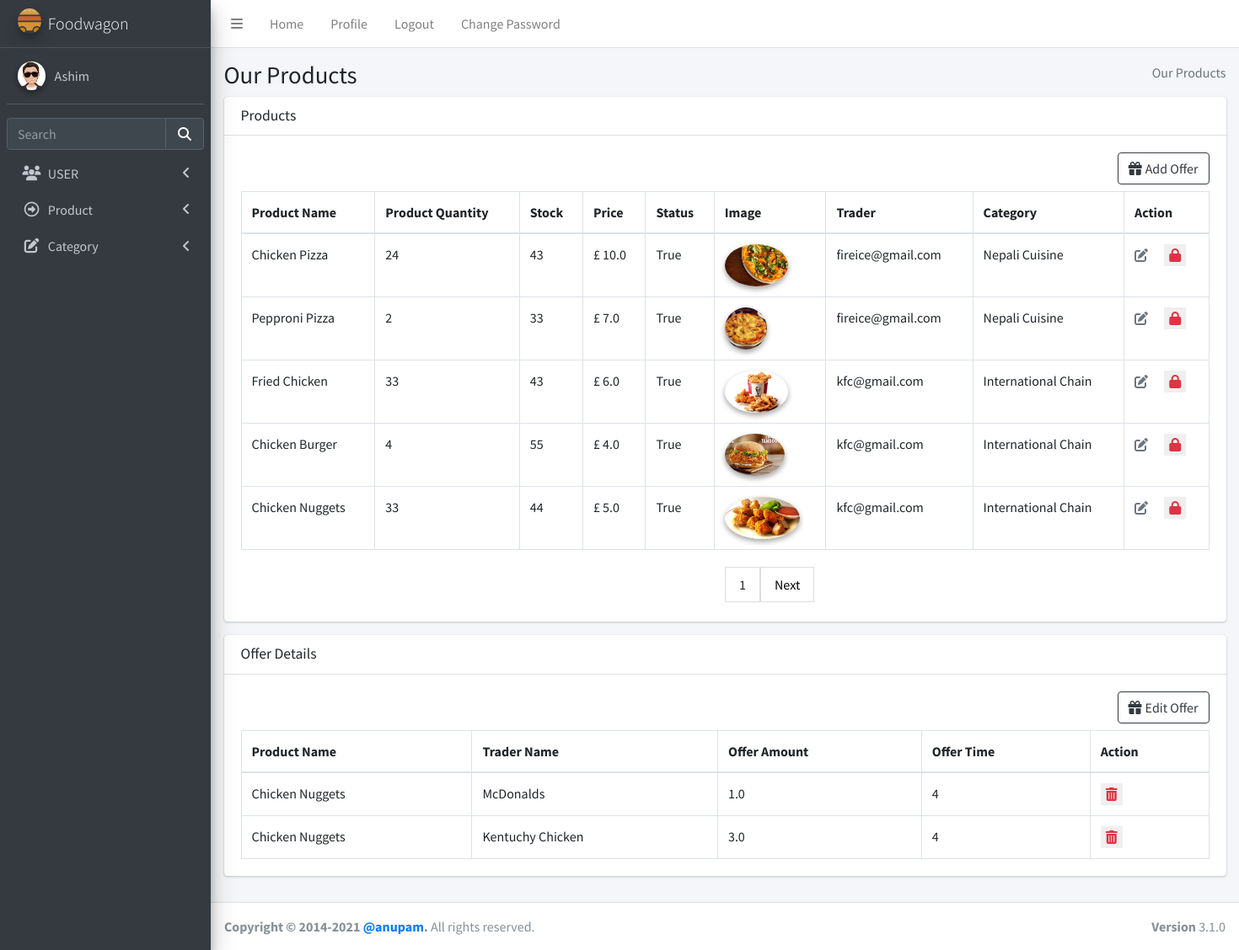
/product/productread/ (signed in), run on an earlier commit of the app's database.
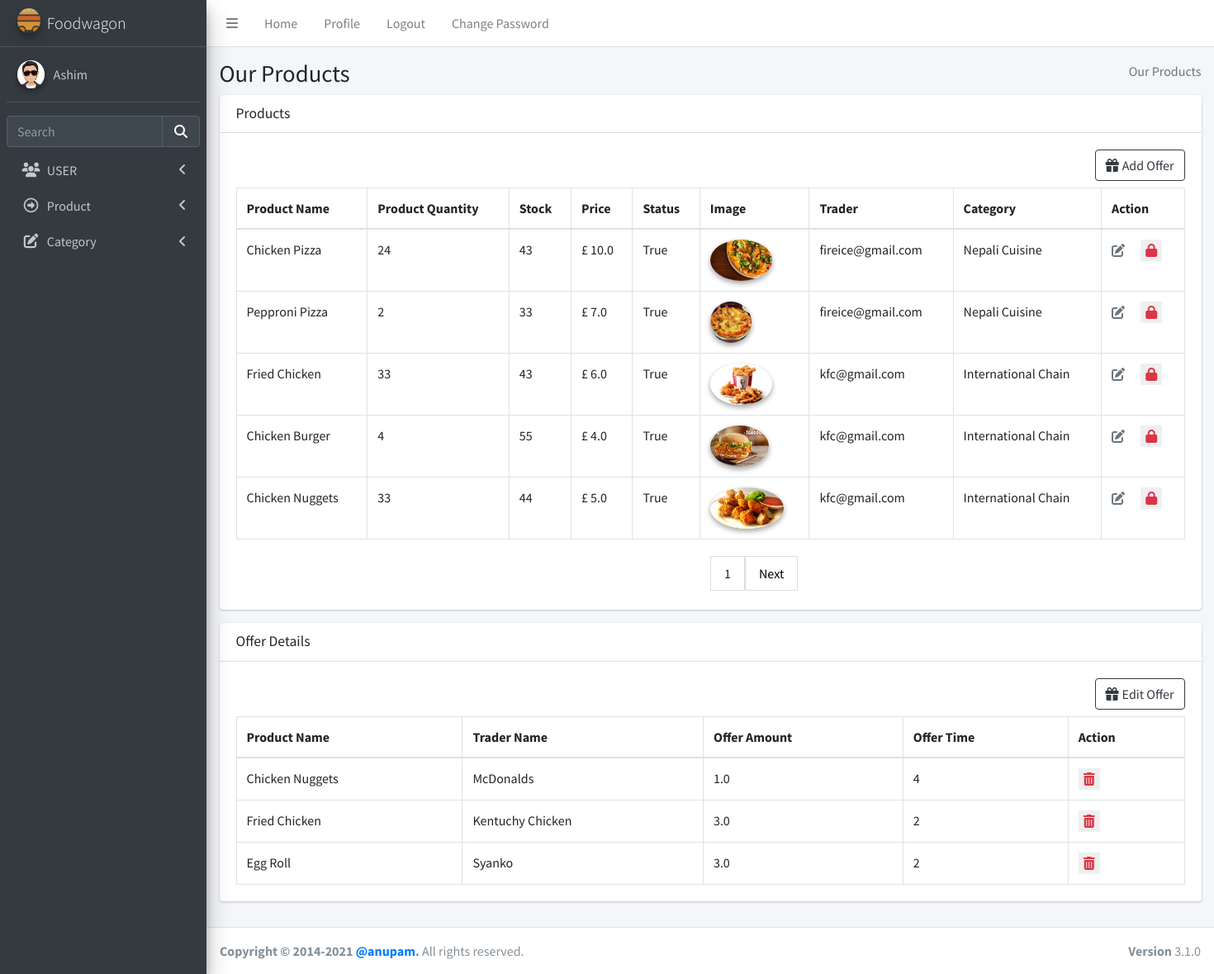
And on a later commit of the database.
### login/models.py (models this page shows, shortened)
class User(AbstractBaseUser):
    email = models.EmailField(max_length=255, unique=True, default="a@gmail.com")
    address = models.TextField(max_length=30, blank=True)
    first_name = models.TextField(max_length=30, blank=True, default="eg aster")
    last_name = models.TextField(max_length=30, blank=True)
    is_staff = models.BooleanField(default=False)  # non super-user
    is_active = models.BooleanField(default=False)
    admin = models.BooleanField(default=False)  # a superuser
    last_login = models.DateTimeField(blank=True, null=True, verbose_name="last login")
    profile_pic = models.ImageField(blank=True, null=True, upload_to="images/user/")
    USERNAME_FIELD = "email"
    def __str__(self):
        return self.email
    objects = UserManager()

### product/models.py (models this page shows, shortened)
class Product(models.Model):
    name = models.CharField(max_length=100)
    quantity = models.CharField(max_length=10)
    stock = models.IntegerField()
    price = models.FloatField(max_length=100)
    image = models.ImageField(upload_to="images/food/")
    trader = models.ForeignKey(User, on_delete=models.CASCADE)
    status = models.BooleanField(default=True)
    category = models.ForeignKey(Categories, on_delete=models.CASCADE)
    class Meta:
        unique_together = ("name", "trader")

class Categories(models.Model):
    name = models.CharField(max_length=100, default="street food", unique=True)
    status = models.BooleanField(default=True)
    def __str__(self):
        return self.name

class Offer(models.Model):
    offer_amount = models.DecimalField(max_digits=5, decimal_places=1)
    trader_offer = models.ForeignKey(User, on_delete=models.CASCADE)
    product_offer = models.ForeignKey(Product, on_delete=models.CASCADE)
    offer_time = models.IntegerField()

### product/views.py (the view, shortened to what this page needs)
# urls.py: path("productread/", views.ProductView.as_view(), name="productread"),
class ProductView(TemplateView):
    template_name = "admin/productread.html"
    def get(self, request):
        semail = request.session["user"]
        verifyUser = users.objects.filter(email=semail).first()
        if verifyUser.admin:
            product = Product.objects.all()
            offer = Offer.objects.all()
            paginator = Paginator(product, 5)
            page_number = request.GET.get("page")
            page_obj = paginator.get_page(page_number)
            return render(
                request,
                self.template_name,
                {"product": page_obj, "product_offer": product, "offer": offer},
            )

### templates/admin/productread.html (shortened to what this page needs)
{%extends "admin/base.html" %} {% load static %}
{% block csspart %}
<link rel="stylesheet" href="{% static 'plugins/fontawesome-free/css/all.min.css' %}">
<link rel="stylesheet" href="{% static 'plugins/datatables-bs4/css/dataTables.bootstrap4.min.css' %}">
<link rel="stylesheet" href="{% static 'plugins/datatables-responsive/css/responsive.bootstrap4.min.css' %}">
<link rel="stylesheet" href="{% static 'dist/css/adminlte.min.css' %}">
</head>
{% endblock csspart %}
{%block bodycontent%}
<body class="hold-transition sidebar-mini">
  <div class="wrapper">
    <div class="content-wrapper">
      <section class="content-header">
        <div class="container-fluid">
          <div class="row mb-2">
            <div class="col-sm-6">
              <h1>Our Products</h1>
            </div>
            <div class="col-sm-6">
              <ol class="breadcrumb float-sm-right">
                <li class="breadcrumb-item active">Our Products</li>
              </ol>
            </div>
          </div>
        </div>
        {% if product %}
        <section class="content">
          <div class="container-fluid">
            <div class="row">
              <div class="col-12">
                <div class="card">
                  <div class="card-header">
                    <h3 class="card-title">Products</h3>
                  </div>
                  <div class="card-body">
                    <div class="mb-2 d-flex justify-content-end btn-color">
                      <a href="" class="btn btn-outline-dark " data-toggle="modal" data-target="#exampleModalCenter"><i
                          class="fas fa-gift mr-1"></i>Add Offer</a>
                    </div>
                    <table id="example2" class="table table-bordered table-hover">
                      <thead>
                        <tr>
                          <th>Product Name</th>
                          <th>Product Quantity</th>
                          <th>Stock</th>
                          <th>Price</th>
                          <th>Status</th>
                          <th>Image</th>
                          {% if user.admin%}
                          <th>Trader</th>
                          {%endif%}
                          <th>Category</th>
                          <th>Action</th>
                        </tr>
                      </thead>
                      <tbody>
                        {% for products in product %}
                        <tr>
                          <td>{{products.name}}</td>
                          <td>{{products.quantity}}</td>
                          <td>{{products.stock}}</td>
                          <td>£ {{products.price}}</td>
                          <td>{{products.status}}</td>
                          <td>
                            <img src="{{products.image.url}}" class="img-circle elevation-2" alt="User Image" />
                          </td>
                          {% if user.admin%}
                          <td>{{products.trader}}</td>
                          {%endif%}
                          <td>{{products.category}}</td>
                          <td>
                            {%if products.trader.is_active %}
                            <a class="mr-3 text-muted" href="{% url 'product:updateproduct' products.id %}"
                              title="Edit"><i class="fas fa-edit"></i></a>
                            <form action="{% url 'product:deleteproduct' products.id %}" method="POST" class=d-inline>
                              {%if products.status %}
                              <button type="submit"><i class="fas fa-lock text-danger"></i></button>
                              {%else%}
                              <button type="submit"><i class="fas fa-lock-open text-danger"></i></button>
                              {%endif%}
                            </form>
                            {%endif%}
                          </td>
                        </tr>
                        {% endfor%}
                      </tbody>
                    </table>
                  </div>
                  <div class="pagination">
                    <span>
                      <a><span>{{product.number}}</span></a>
                      {%if product.has_next%}
                      <a href="?page={{product.next_page_number}}"> Next </a>
                      {%endif%}
                    </span>
                  </div>
                </div>
              </div>
            </div>
          </div>
        </section>
        {% if offer %}
        <section class="content">
          <div class="container-fluid">
            <div class="row">
              <div class="col-12">
                <div class="card">
                  <div class="card-header">
                    <h3 class="card-title">Offer Details</h3>
                  </div>
                  <div class="card-body">
                    <div class="mb-2 d-flex justify-content-end btn-color">
                      <a href="" class="btn btn-outline-dark " data-toggle="modal" data-target="#editoffer"><i
                          class="fas fa-gift mr-1"></i>Edit Offer</a>
                    </div>
                    <table id="example2" class="table table-bordered table-hover">
                      <thead>
                        <tr>
                          <th>Product Name</th>
                          {% if user.admin%}
                          <th>Trader Name</th>
                          {%endif%}
                          <th>Offer Amount</th>
                          <th>Offer Time</th>
                          <th>Action</th>
                        </tr>
                      </thead>
                      <tbody>
                        {% for offers in offer %}
                        <tr>
                          <td>{{offers.product_offer.name}}</td>
                          {% if user.admin%}
                          <td>{{offers.trader_offer.first_name}}</td>
                          {%endif%}
                          <td>{{offers.offer_amount}}</td>
                          <td>{{offers.offer_time}}</td>
                          <td>
                            {%if offers.trader_offer.is_active %}
                            <form action="{% url 'product:deleteoffer' offers.id %}" method="POST" class=d-inline>
                              <button type="submit"><i class="fas fa-trash-alt text-danger"></i></button>
                            </form>
                            {%endif%}
                          </td>
                        </tr>
                        {% endfor%}
                      </tbody>
                    </table>
                  </div>
                </div>
              </div>
            </div>
          </div>
        </section>
        {%endif%}
        {%endif%}
    </div>
    {%endblock bodycontent%}

### templates/admin/base.html (shortened to what this page needs)
<!DOCTYPE html>
<html lang="en">
{% load static %}
<head>
  {% block csspart %}{% endblock csspart %}
</head>
{% block nav%}
<div class="wrapper">
  <nav class="main-header navbar navbar-expand navbar-white navbar-light">
    <ul class="navbar-nav">
      <li class="nav-item">
        <a class="nav-link" data-widget="pushmenu" href="#" role="button"><i class="fas fa-bars"></i></a>
      </li>
      <li class="nav-item d-none d-sm-inline-block">
        <a href="#" class="nav-link">Home</a>
      </li>
      <li class="nav-item d-none d-sm-inline-block"><a href="{% url 'admins:profile' user.id %}"
          class="nav-link">Profile</a></li>
      <li class="nav-item d-none d-sm-inline-block"><a href="{% url 'login:logout' %}" class="nav-link">Logout</a></li>
      <li class="nav-item d-none d-sm-inline-block" data-toggle="modal" data-target="#myModal"><a href="#"
          class="nav-link">Change Password</a></li>
    </ul>
  </nav>
  <aside class="main-sidebar sidebar-dark-primary elevation-4">
    <a href="index3.html" class="brand-link">
      <img src="{%static 'assets/img/gallery/logo.svg' %}" alt="AdminLTE Logo"
        class="brand-image img-circle elevation-3" style="opacity: 0.8" />
      <span class="brand-text font-weight-light">Foodwagon</span>
    </a>
    <div class="sidebar">
      <div class="user-panel mt-3 pb-3 mb-3 d-flex">
        <div class="image">
          {%if user.profile_pic %}
          <img src="{{ user.profile_pic.url }}" class="img-circle elevation-2" alt="User Image" />
          {% else %}
          <img src="{% static 'image/user.png' %}" class="img-circle elevation-2" alt="User Image" />
          {% endif %}
        </div>
        <div class="info">
          <a href="{% url 'admins:profile' user.id %}" class="d-block">{{ user.first_name }}</a>
        </div>
      </div>
      <div class="form-inline">
        <div class="input-group" data-widget="sidebar-search">
          <input class="form-control form-control-sidebar" type="search" placeholder="Search" aria-label="Search" />
          <div class="input-group-append">
            <button class="btn btn-sidebar">
              <i class="fas fa-search fa-fw"></i>
            </button>
          </div>
        </div>
      </div>
      <nav class="mt-2">
        <ul class="nav nav-pills nav-sidebar flex-column" data-widget="treeview" role="menu" data-accordion="false">
          {% if user.admin %}
          <li class="nav-item">
            <a href="#" class="nav-link">
              <i class="nav-icon fas fa-users"></i>
              <p>
                USER
                <i class="fas fa-angle-left right"></i>
              </p>
            </a>
          </li>
          {% endif %}
          <li class="nav-item">
            <a href="#" class="nav-link">
              <i class="nav-icon far fa-arrow-alt-circle-right"></i>
              <p>
                Product
                <i class="fas fa-angle-left right"></i>
              </p>
            </a>
          </li>
          {% if user.admin %}
          <li class="nav-item">
            <a href="{% url 'product:addcategory' %}" class="nav-link">
              <i class="nav-icon fas fa-edit"></i>
              <p>
                Category
                <i class="fas fa-angle-left right"></i>
              </p>
            </a>
          </li>
          {%endif%}
        </ul>
      </nav>
    </div>
  </aside>
  {% endblock nav%}
  {% block bodycontent%}
  {% endblock bodycontent%}
  <footer class="main-footer">
    <strong>Copyright &copy; 2014-2021
      <a href="https://adminlte.io">@anupam</a>.</strong>
    All rights reserved.
    <div class="float-right d-none d-sm-inline-block">
      <b>Version</b> 3.1.0
    </div>
  </footer>
</div>
</body>
</html>

### templates/admin/productread.html (style rules this page uses)
.elevation-2 { height: 50px; }
button { outline: none; border: none; }
.pagination { display: inline-block; width: 80%; margin-left: 50%; margin-bottom: 2%; }
.pagination a { color: black; float: left; padding: 8px 16px; text-decoration: none; transition: background-color .3s; border: 1px solid #ddd; }

What changed in the data, as far as the page shows it:
removed Offer: product_offer.name "Chicken Nuggets", trader_offer.first_name "Kentuchy Chicken", offer_amount "3.0", offer_time "4"
added Offer: product_offer.name "Fried Chicken", trader_offer.first_name "Kentuchy Chicken", offer_amount "3.0", offer_time "2"
added Offer: product_offer.name "Egg Roll", trader_offer.first_name "Syanko", offer_amount "3.0", offer_time "2"
